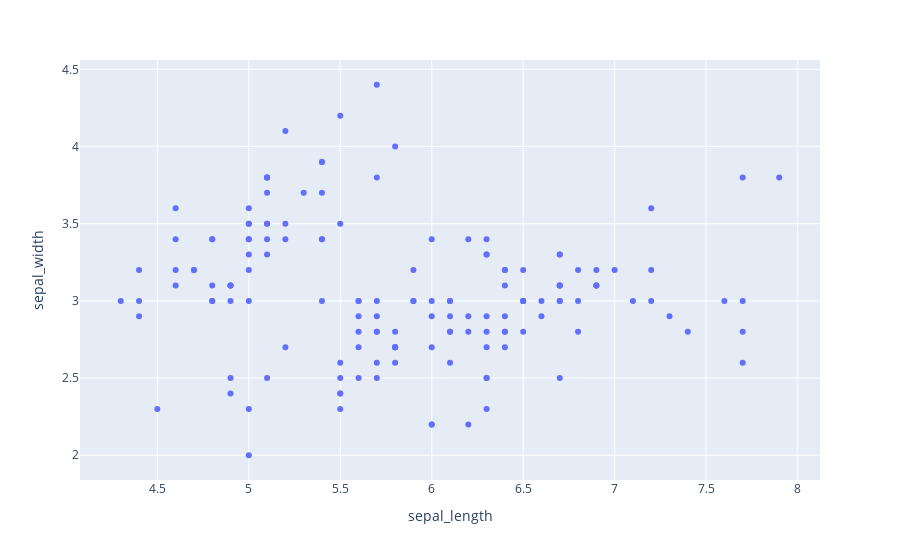

Notebook source saved alongside this figure:
### Code cell
iris = px.data.iris()
# iris.head()

# pandas dataframe이랑 seaborn 바로 연결됨. 얘도 그럼.. <- ㅔ? -> 아하, 바로 data = iris, x=, y=로 쓸 수 있따. ㅇㅋ

fig = px.scatter(iris, x='sepal_length', y='sepal_width')

fig.show()

### Figure 1 — Plotly figure (JSON) as saved in the notebook; plotly's stock layout.template omitted (floating-point values rounded to 4 significant figures; data arrays with more than 128 entries replaced by an {"elided": "..."} marker saying what was removed)
{"data": [{"hovertemplate": "sepal_length=%{x}<br>sepal_width=%{y}<extra></extra>", "legendgroup": "", "marker": {"color": "#636efa", "symbol": "circle"}, "mode": "markers", "name": "", "orientation": "v", "showlegend": false, "type": "scatter", "x": {"elided": "150 float values"}, "xaxis": "x", "y": {"elided": "150 float values"}, "yaxis": "y"}], "layout": {"autosize": true, "legend": {"tracegroupgap": 0}, "margin": {"t": 60}, "xaxis": {"anchor": "y", "autorange": true, "domain": [0, 1], "range": [4.069, 8.131], "title": {"text": "sepal_length"}, "type": "linear"}, "yaxis": {"anchor": "x", "autorange": true, "domain": [0, 1], "range": [1.814, 4.586], "title": {"text": "sepal_width"}, "type": "linear"}}}
